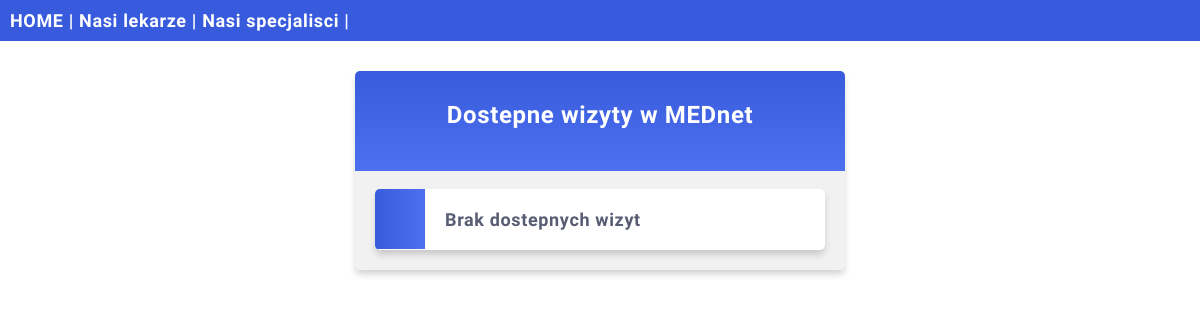
Before: /visits/ with the older database file.
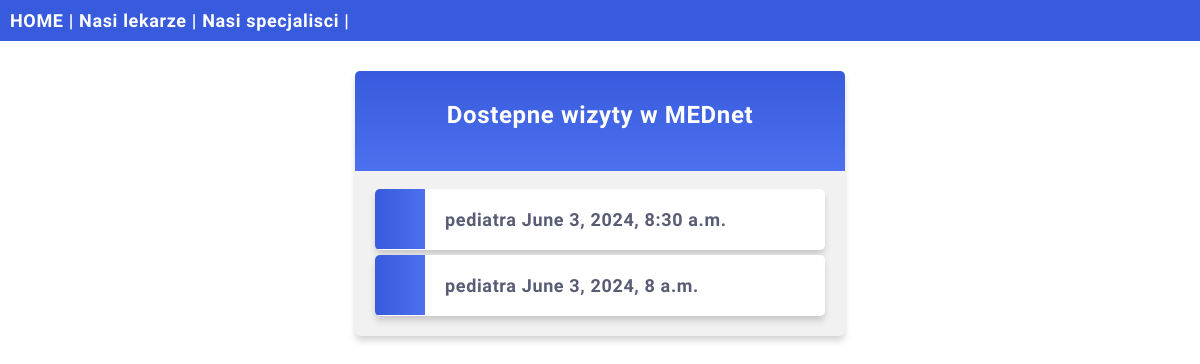
After: the same page with the newer database file.
### app/models.py (models this page shows, shortened)
class Visit(models.Model):
    created_date = models.DateTimeField(auto_now_add=True)
    patient = models.ForeignKey(Patient, on_delete=models.PROTECT, related_name='reservations', blank=True, null=True)
    doctor = models.ForeignKey(Doctor, on_delete=models.CASCADE, related_name='reservations')
    speciality = models.CharField(max_length=100, null=True, blank=True)
    date = models.DateTimeField()
    description = models.TextField()
    class Meta:
        verbose_name_plural = "Wizyty"
    def is_past(self):
        return self.date < timezone.now() - datetime.timedelta(days=1)

### app/views.py (the view)
# urls.py: path('visits/', views.visits, name='available_visits'),
def visits(request):
    available_visits = Visit.objects.filter(patient__isnull=True)
    future_visits = [available_visit for available_visit in available_visits if not available_visit.is_past()]
    template = loader.get_template('visits.html')
    context = {'future_visits': future_visits}
    return HttpResponse(template.render(context, request))

### app/templates/visits.html (shortened to what this page needs)
{% extends "main.html" %}
{% block content %}
  <div class="mycard">
    <h1>Dostepne wizyty w MEDnet</h1>
    <ul>
      {% for visit in future_visits %}
        <li onclick="window.location = 'visit/{{ visit.id }}'">{{ visit.speciality }} {{ visit.date }} </li>
      {% empty %}
      <li> Brak dostepnych wizyt</li>
      {% endfor %}
    </ul>
  </div>
{% endblock %}

Changed rows visible on the page:
added Visit: speciality "pediatra", date "June 3, 2024, 8:30 a.m."
added Visit: speciality "pediatra", date "June 3, 2024, 8 a.m."
Other visible differences:
text no longer shown: "Brak dostepnych wizyt"
